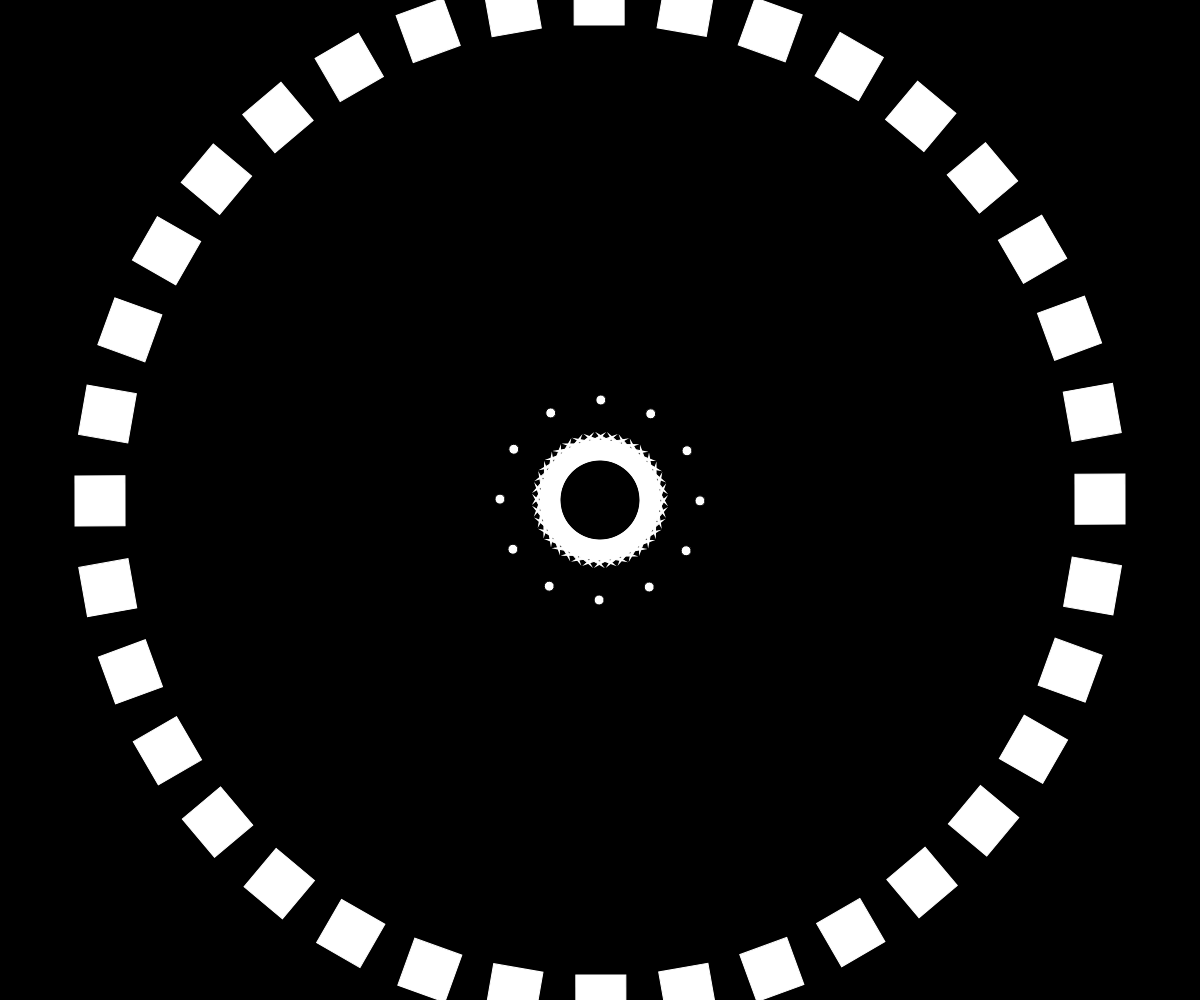
Frame 1 (no input)
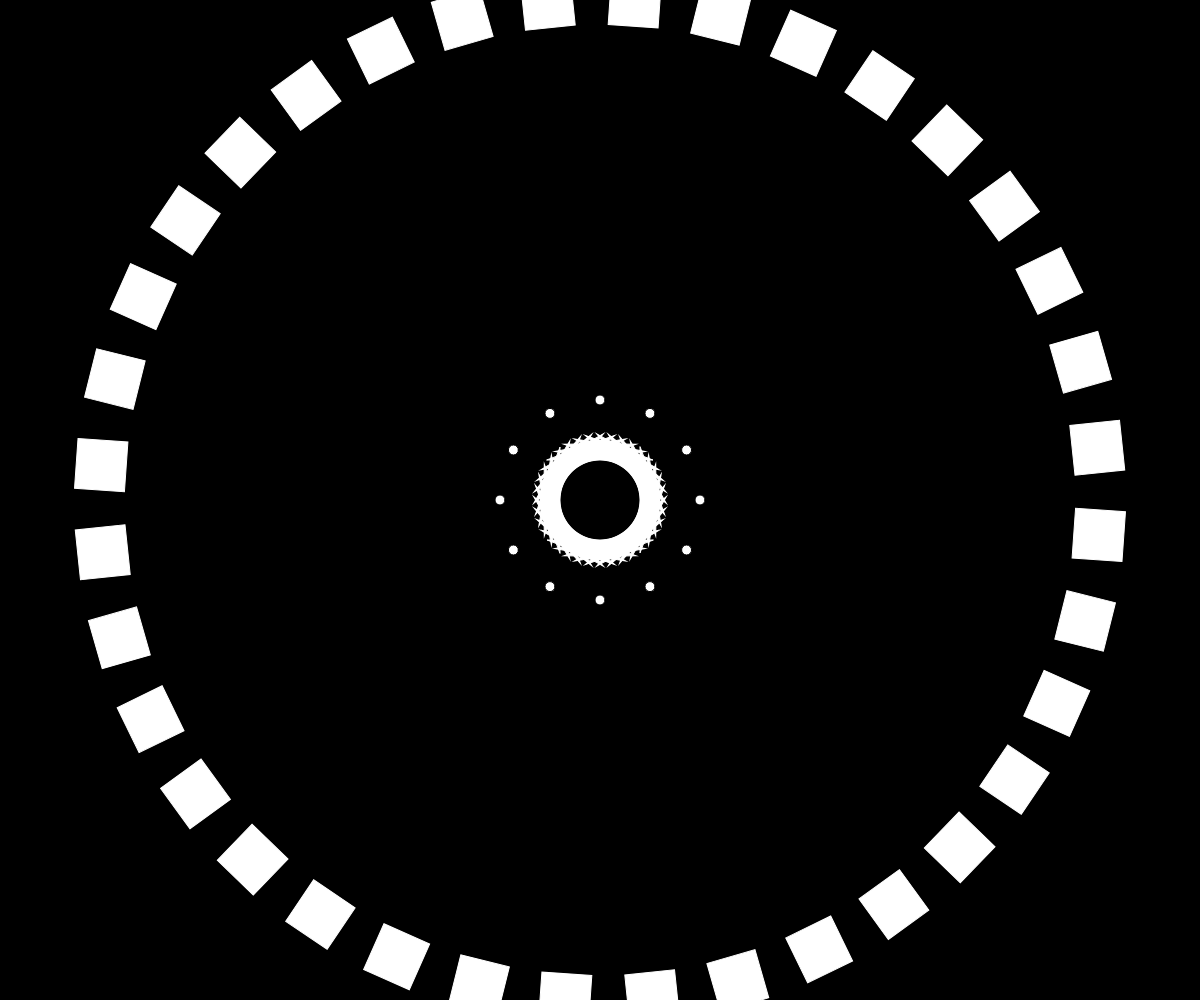
Frame 60 (no input)
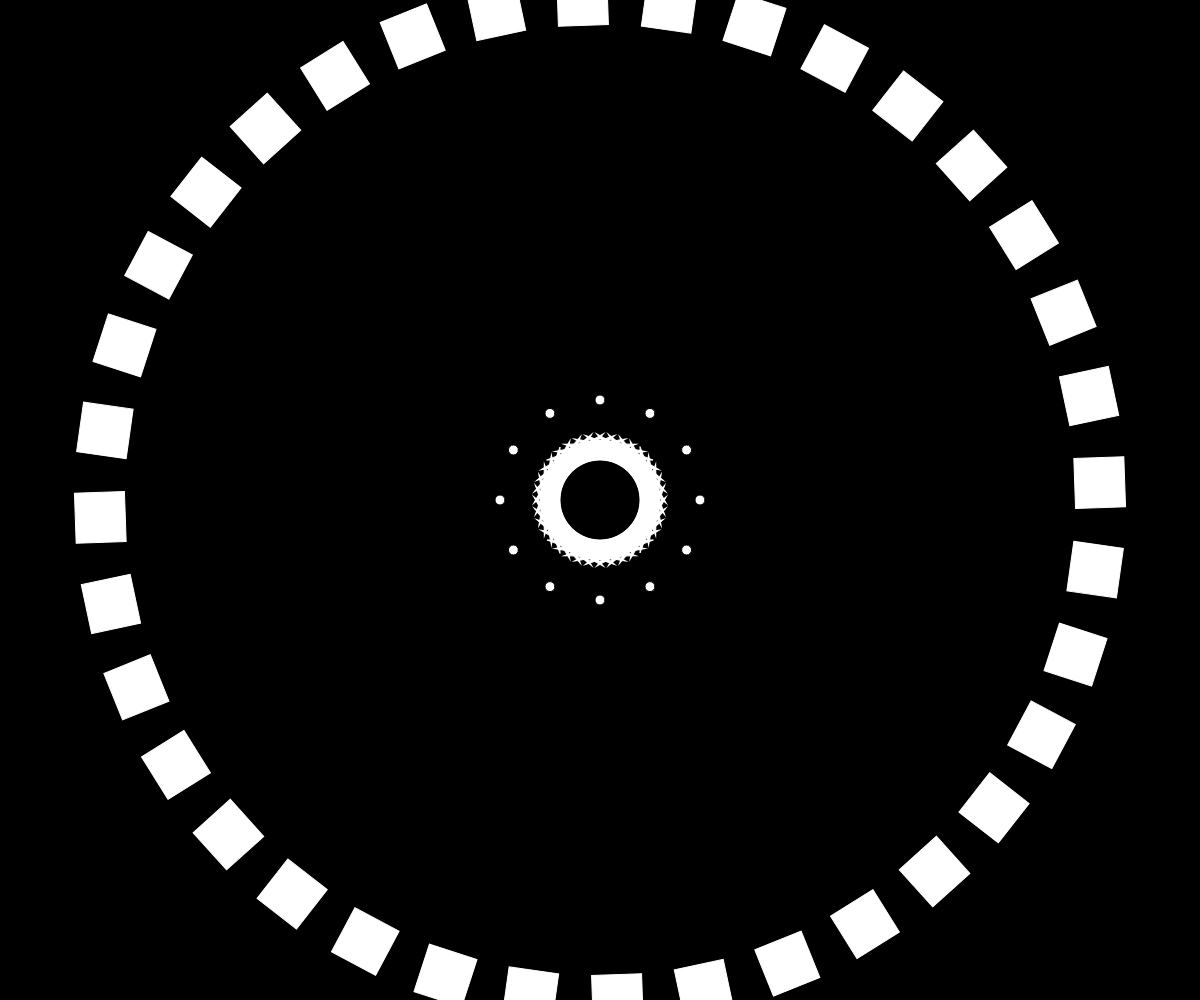
Frame 120 (the mouse pressed at the canvas centre since frame 60)

The p5.js sketch that drew these frames (run headless with seeded random() and noise() and a simulated clock; from frame 60 on, the mouse is pressed at the canvas centre):

// p5.js sketch
// ── sketch.js
let particles1 = [];
let particles2 = [];
let particles3 = [];
let particles4 = [];

let pSystems = [];
let mouseClick = 0;

function setup(){
  createCanvas(windowWidth,windowHeight);
  background(0);
  angleMode(DEGREES);
  rectMode(CENTER);

  // pSystems.push( new ParticleSystem(10,200,10,0.5));
  // pSystems.push( new GlowingSystem(10,400,50,-0.1));
  // pSystems.push( new TriSystem(10,300,50,-0.1));
  // pSystems.push( new TriSystem(10,50,50,-0.1));
  // pSystems.push( new RectSystem(10,50,200,-0.1));

  for(let i = 0; i < 360; i+=30){
    particles1.push(new Particle(i,100,10,0.5))
    }
  for(let i = 0; i < 360; i+=10){
    particles2.push(new TriShape(i,50,100,0.5))
    }
  for(let i = 0; i < 360; i+=10){
    particles3.push(new TriShape(i,800,50,0.5))
    }
  for(let i = 0; i < 360; i+=10){
    particles4.push(new RectShape(i,500,50,-0.1))
    }
// console.log(particles);

  // for(let i = 0;i<pSystems.length;i++){
  //   let ps = pSystems[i];
  //   ps.generate();
  //   // pSystems[0].generate()
  // }
}

function mouseClicked(){
  mouseClick += 1;
  console.log(pSystems);
  // console.log(mouseClick);
}

function draw(){
  background(0);

//   for(let i = 0;i<pSystems.length;i++){
//     let ps = pSystems[mouseClick];
//     console.log(mouseClick);
//     ps.display();
// }
// pSystems[4].expand();
push();
translate(width/2,height/2)
for(let i = 0;i<particles1.length;i++){
  let p = particles1[i];
  p.update();
  p.display();
}
for(let i = 0;i<particles2.length;i++){
  let p = particles2[i];
  p.update();
  p.display();
}
for(let i = 0;i<particles3.length;i++){
  let p = particles3[i];
  p.update();
  p.display();
}
for(let i = 0;i<particles4.length;i++){
  let p = particles4[i];
  p.update();
  p.display();
}

pop();

}

class Particle{
  constructor(angle,rad,m,spd){
    this.angle = angle;
    this.rad = rad;
    this.mass = m;
    this.spd = spd;
    this.pos = new p5.Vector.fromAngle(radians(this.angle), rad);
    this.vel = new p5.Vector();
    this.acc = new p5.Vector();

  }
  update(){
    this.angle = this.angle + this.spd;
    this.pos = p5.Vector.fromAngle(radians(this.angle), this.rad);

    this.vel.add(this.acc);
    this.pos.add(this.vel);
    this.acc.mult(0);

  }
  display(){
    push();
    translate(this.pos.x,this.pos.y);
    fill(255);
    ellipse(0,0,this.mass,this.mass);
    // text(this.angle,10,10)
    pop();
  }
}

class Glowing extends Particle{
  constructor(angle,rad,m,spd){
    super(angle,rad,m,spd);
  }
  display(){
    let opa1 = 255;
    for(let r = 0; r<this.mass; r+=1){
      let colorR = map(r,0,20,255,102);
      let colorG = map(r,0,20,255,186);
      let colorB = map(r,0,20,255,183);
      noFill();
      strokeWeight(1);
      stroke(colorR,colorG,colorB,opa1)
      ellipse(this.pos.x, this.pos.y, r,r);
      opa1 -= 9;
    }
  }
}

class TriShape extends Particle {
  constructor(angle,rad,m,spd){
    super(angle,rad,m,spd);

  }

  display() {
    push();
    translate(this.pos.x, this.pos.y);
    stroke(255)
    // fill(255)
    rotate(this.angle)
    triangle(10, 0, -10, 53, -10, -53);
    pop();
  }

}

class RectShape extends Particle {
  constructor(angle,rad,m,spd){
    super(angle,rad,m,spd);

  }
  expand(){
    this.mass += 1;
  }
  display() {
    push();
    translate(this.pos.x, this.pos.y);
    stroke(255)
    // fill(255)
    rotate(this.angle)
    rect(0,0,this.mass,this.mass)
    pop();
  }

}


class ParticleSystem{
  constructor(freq,rad,m,spd){
    this.freq = freq;
    this.rad = rad;
    this.mass = m;
    this.spd = spd;
  }
  generate(){
    for(let i = 0; i < 360; i+=this.freq){
      particles.push(new Particle(i,this.rad,this.mass,this.spd))
      }
  }
  display(){
  push();
  translate(width/2,height/2)
  for(let i = 0; i < particles.length; i++){
    let p = particles[i];
    p.update();
    p.display();
  }
  pop();
}
}

class GlowingSystem extends ParticleSystem{
  generate(){
    for(let i = 0; i < 360; i+=this.freq){
      particles.push(new Glowing(i,this.rad,this.mass,this.spd))
      }
  }
}

class TriSystem extends ParticleSystem{
  generate(){
    for(let i = 0; i < 360; i+=this.freq){
      particles.push(new TriShape(i,this.rad,this.mass,this.spd))
      }
  }
}

class RectSystem extends ParticleSystem{
  expand(){
    for(let i = 0; i < particles.length; i++){
      let p = particles[i];
      p.mass += 1;
    }

  }
  generate(){
    for(let i = 0; i < 360; i+=this.freq){
      particles.push(new RectShape(i,this.rad,this.mass,this.spd))
      }
  }
}
